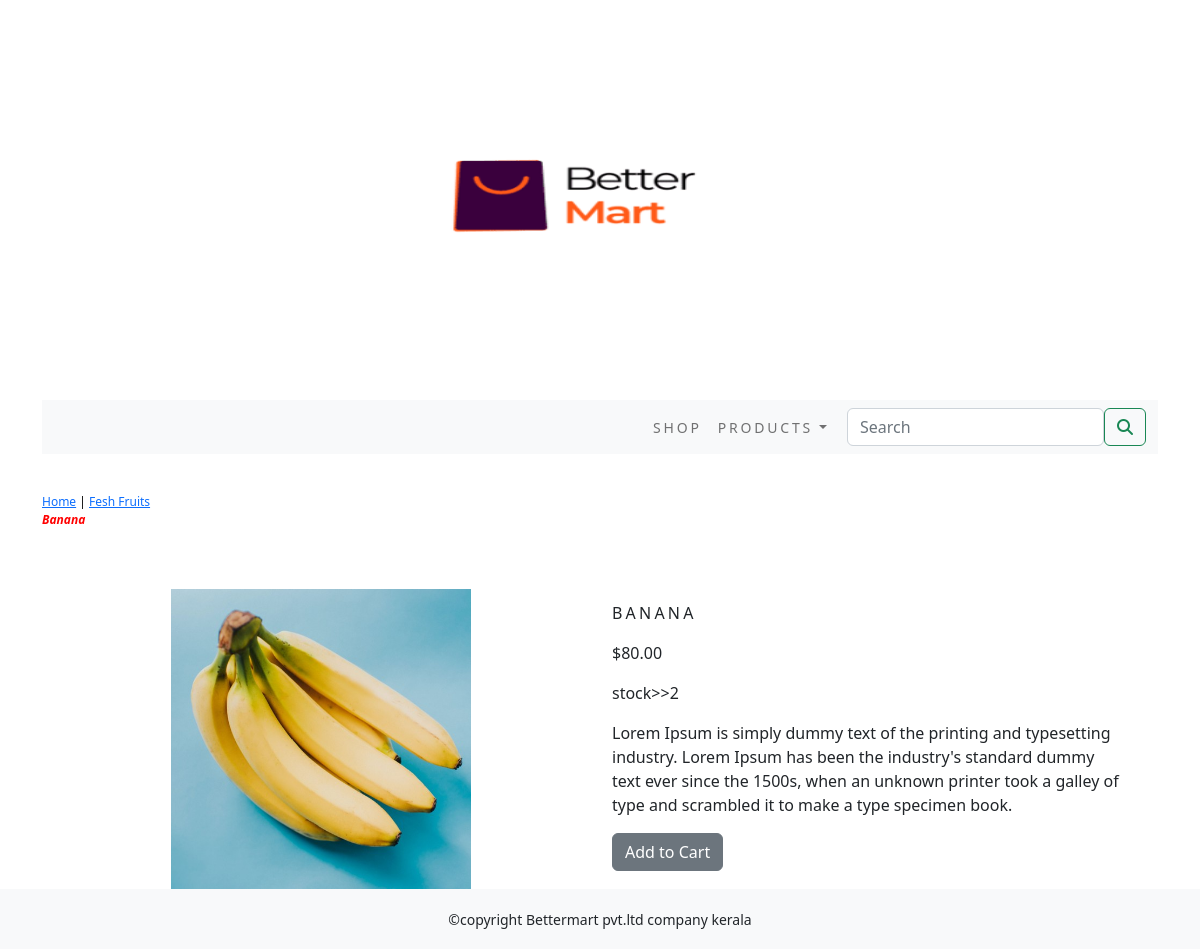
Screenshot of /shop/fesh-fruits/banana/ with the database file from the repository.
### shop/models.py (models this page shows, shortened)
class Product(models.Model):
    name=models.CharField(max_length=250,unique=True)
    slug=models.SlugField(max_length=250,unique=True)
    discription=models.TextField(blank=True)
    price=models.DecimalField(max_digits=10,decimal_places=2)
    category=models.ForeignKey(Category,on_delete=models.CASCADE)
    image=models.ImageField(upload_to='product',blank=True)
    stock=models.IntegerField()
    available=models.BooleanField(default=True)
    created=models.DateTimeField(auto_now_add=True)
    updated=models.DateTimeField(auto_now=True)
    class Meta:
        ordering=('name',)
        verbose_name='product'
        verbose_name_plural='products'

class Category(models.Model):
    name=models.CharField(max_length=250,unique=True)
    slug=models.SlugField(max_length=250,unique=True)
    description=models.TextField(blank=True)
    image=models.ImageField(upload_to='category',blank=True)
    class Meta:
        ordering=('name',)
        verbose_name='category'
        verbose_name_plural='categories'
    def get_url(self):
        return reverse('shop:product_by_category',args=[self.slug])
    def __str__(self):
        return '{}'.format(self.name)

### shop/views.py (the view)
# urls.py: path('<slug:c_slug>/<slug:product_slug>/',views.prodDetail,name='prodCdetail')
def prodDetail(request,c_slug,product_slug):
    try:
        product=Product.objects.get(category__slug=c_slug,slug=product_slug)
    except Exception as e:
        raise e
    return render(request,'product.html',{'product':product})

### cart/context_processors.py (called while the page is built)
def counter(request):
    item_counter=0
    if 'admin' in request.path:
        return {}
    else:
        try:
            cart=Cart.objects.filter(cart_id=_cart_id(request))
            cart_items=CartItems.objects.all().filter(cart=cart[:1])
            for cart_items in cart_items:
                item_counter += cart_items.quantity
        except Cart.DoesNotExists:
            item_counter=0
    return dict(item_counter=item_counter)

### cart/views.py (called while the page is built)
def _cart_id(request):
    cart=request.session.session_key
    if not cart:
        cart=request.session.create()
    return cart

### shop/context_processors.py (called while the page is built)
def menu_links(request):
    links=Category.objects.all()
    return dict(links=links)

### templates/product.html (shortened to what this page needs)
{% extends 'base.html' %}
{% load static %}
{% block content %}
<div class="row my_prod_row_class">
    <div class="mx_auto">
        <P> <a href="{% url 'shop:allProdCat' %}">Home</a> | <a href="{{product.category.get_url}}">  {{product.category}}</a> <br> <i> <b style="color:Red;"> {{product.name}}</b> </i> </P>
    </div>
</div>
<div class="container">
<br>
<div class="row">
    <div class="col-12 col-sm-12 col-md-12 col-lg-6 text-center">
        <div style="min-width:18rem">
            <img src="{{product.image.url}}" alt="{{product.name}}" height="300" width="300">
        </div>
    </div>
        <div class="col-12 col-sm-12 col-md-12 col-lg-6">
            <div>
            <h1 class="my_prod_title">{{product.name}}</h1>
            <p>${{product.price}}</p>
             <p>stock>>{{product.stock}}</p>
            <p class="text-justify my_prod_text">{{product.discription}}</p>
            {% if product.stock <= 0 %}
            <p class="text-justify my_prod_text"><b>Out of Stock</b></p>
            {% else %}
            <a class="btn btn-secondary" href="{% url 'cart:add_cart' product.id %}">Add to Cart</a>
            {% endif %}
        </div>
        </div>
</div>
    </div>
</div>
{% endblock %}

### static/css/custom.css (style rules this page uses)
.my_prod_row_class { padding-top:15px; padding-bottom:20px; }
.my_prod_row_class .mx_auto { color:black; font-size:12px; text-decoration:none; }
.my_prod_title { font-size: 16px; text-transform: uppercase; letter-spacing: .2em; padding-top: 15px; padding-bottom: 10px; }
.my_prod_text { padding-right:20px; }

### rows the page displays
Product: category "Fesh Fruits", name "Banana", image (picture), name "BANANA", price "80.00", stock "2", discription "Lorem Ipsum is simply dummy text of the printing and typesetting industry. Lorem Ipsum has been the industry's standard dummy text ever since the 1500s, when an unknown printer took a galley of type and scrambled it to make a type specimen book."
